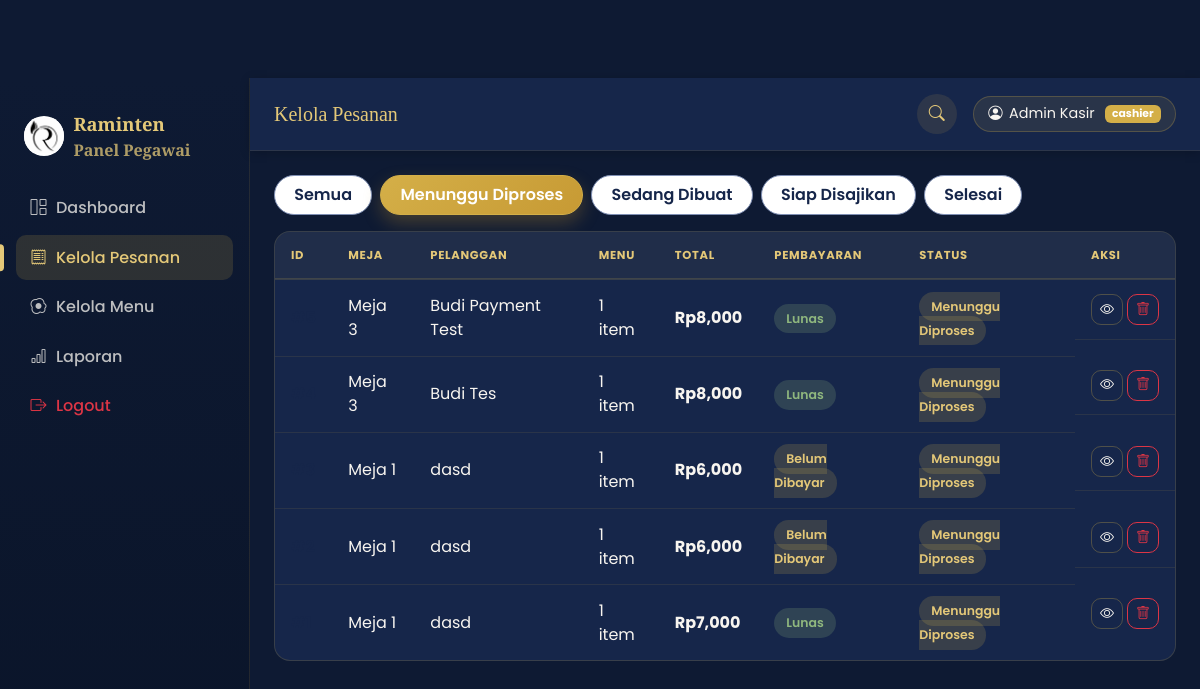
/admin/orders?status=Menunggu+Diproses (signed in), run on the app's committed database.
### models/order.py (models this page shows, shortened)
class Order(db.Model):
    __tablename__ = "orders"
    id = db.Column(db.Integer, primary_key=True)
    order_number = db.Column(db.String(30), unique=True, nullable=True)
    table_id = db.Column(db.Integer, db.ForeignKey("tables.id"), nullable=True)
    table_number = db.Column(db.Integer, nullable=False)
    customer_name = db.Column(db.String(100), default="Pelanggan")
    customer_phone = db.Column(db.String(30), default="")
    note = db.Column(db.String(255), default="")
    _status = db.Column("status", db.String(30), default=STATUS_FLOW[0])
    _payment_status = db.Column("payment_status", db.String(20), default=PAYMENT_BELUM_DIBAYAR)
    payment_method = db.Column(db.String(20), default="QRIS")
    paid_at = db.Column(db.DateTime, nullable=True)
    created_at = db.Column(db.DateTime, default=datetime.utcnow)
    updated_at = db.Column(db.DateTime, default=datetime.utcnow, onupdate=datetime.utcnow)
    items = db.relationship("OrderItem", backref="order", lazy=True, cascade="all, delete-orphan")
    transaction = db.relationship("Transaction", backref="order", uselist=False, cascade="all, delete-orphan")
    @property
    def status(self):
        return self._status
    @status.setter
    def status(self, value):
        if value not in STATUS_FLOW:
            raise ValueError(f"Status pesanan '{value}' tidak valid.")
        self._status = value
        self.updated_at = datetime.utcnow()
    @property
    def payment_status(self):
        return self._payment_status
    @payment_status.setter
    def payment_status(self, value):
        if value not in PAYMENT_STATUS_FLOW:
            raise ValueError(f"Status pembayaran '{value}' tidak valid.")
        self._payment_status = value
    @property
    def total_price(self):
        return sum(item.subtotal for item in self.items)

class OrderItem(db.Model):
    __tablename__ = "order_items"
    id = db.Column(db.Integer, primary_key=True)
    order_id = db.Column(db.Integer, db.ForeignKey("orders.id"), nullable=False)
    menu_item_id = db.Column(db.Integer, db.ForeignKey("menu_items.id"), nullable=False)
    quantity = db.Column(db.Integer, default=1)
    price_at_order = db.Column(db.Float, nullable=False)
    @property
    def subtotal(self):
        return self.quantity * self.price_at_order

### routes/admin.py (the view)
@admin_bp.route("/orders")
@login_required
def orders():
    status_filter = request.args.get("status", "Semua")
    query = Order.query.order_by(Order.created_at.desc())
    if status_filter != "Semua":
        query = query.filter_by(_status=status_filter)
    order_list = query.all()
    return render_template("admin/orders.html", orders=order_list, status_filter=status_filter,
                            status_flow=STATUS_FLOW)

### routes/auth.py (called while the page is built)
def login_required(view_func):
    @wraps(view_func)
    def wrapped(*args, **kwargs):
        if not session.get("staff_id"):
            flash("Silakan login terlebih dahulu.", "warning")
            return redirect(url_for("auth.login"))
        return view_func(*args, **kwargs)
    return wrapped

### templates/admin/orders.html (shortened to what this page needs)
{% extends "admin/base.html" %}
{% block page_title %}Kelola Pesanan{% endblock %}
{% block content %}
<div class="d-flex gap-2 flex-wrap mb-3">
  <a href="{{ url_for('admin.orders', status='Semua') }}"
     class="category-pill {{ 'active' if status_filter=='Semua' }}">Semua</a>
  {% for s in status_flow %}
  <a href="{{ url_for('admin.orders', status=s) }}"
     class="category-pill {{ 'active' if status_filter==s }}">{{ s }}</a>
  {% endfor %}
</div>
<div class="stat-card p-0 table-responsive-card">
  <div class="table-responsive">
  <table class="table mb-0 align-middle">
    <thead>
      <tr>
        <th>ID</th>
        <th>Meja</th>
        <th>Pelanggan</th>
        <th>Menu</th>
        <th>Total</th>
        <th>Pembayaran</th>
        <th>Status</th>
        <th>Aksi</th>
      </tr>
    </thead>
    <tbody id="orders-tbody">
      {% for o in orders %}
      <tr class="order-row" data-href="{{ url_for('admin.order_detail', order_id=o.id) }}">
        <td class="fw-bold" style="color:var(--coklat-700);">#{{ o.id }}</td>
        <td>Meja {{ o.table_number }}</td>
        <td>{{ o.customer_name }}</td>
        <td>{{ o.items|length }} item</td>
        <td class="fw-bold">Rp{{ '{:,.0f}'.format(o.total_price) }}</td>
        <td><span class="badge-status {{ 'siap' if o.payment_status == 'Lunas' else 'menunggu' }}">{{ o.payment_status }}</span></td>
        <td>
          <span class="badge-status {{ {'Menunggu Diproses':'menunggu','Sedang Dibuat':'dibuat','Siap Disajikan':'siap','Selesai':'selesai'}.get(o.status, 'menunggu') }}">
            {{ o.status }}
          </span>
        </td>
        <td class="d-flex gap-1">
          <a href="{{ url_for('admin.order_detail', order_id=o.id) }}" class="btn btn-sm btn-outline-secondary">
            <i class="bi bi-eye"></i>
          </a>
          <form action="{{ url_for('admin.order_delete', order_id=o.id) }}" method="POST"
                onsubmit="return confirm('Hapus pesanan #{{ o.id }}?');" onclick="event.stopPropagation();">
            <button class="btn btn-sm btn-outline-danger"><i class="bi bi-trash"></i></button>
          </form>
        </td>
      </tr>
      {% else %}
      <tr><td colspan="8" class="text-center text-muted py-4">Belum ada pesanan.</td></tr>
      {% endfor %}
    </tbody>
  </table>
  </div>
</div>
{% endblock %}

### static/css/style.css (style rules this page uses)
:root { --cream-50: #FFFFFF; --cream-100: #F8F5F0; --cream-200: #EDE6DA; --navy-900: #0E1A33; --navy-800: #16264A; --navy-700: #1E3160; --navy-500: #34497A; --coklat-900: var(--navy-900); --coklat-700: var(--navy-800); --coklat-500: var(--navy-500); --coklat-300: #7F8FB3; --gold-700: #A97B1D; --gold-600: #C79A34; --gold-500: #D4AF48; --gold-400: #E4C878; --orange-600: var(--gold-600); --orange-500: var(--gold-500); --orange-400: var(--gold-400); --leaf-800: #253B23; --leaf-700: #33502F; --leaf-500: #4E7A46; --leaf-300: #8FB77E; --leaf-100: #E4EEDD; --ink: #17233F; --font-display: "Playfair Display", "Georgia", serif; --font-body: "Poppins", sans-serif; --gold-border: rgba(201,154,52,.35); --shadow-soft: 0 10px 26px rgba(14, 26, 51, .1); --shadow-lift: 0 20px 42px rgba(14, 26, 51, .18); }
* { box-sizing: border-box; }
html { scroll-behavior: smooth; }
body { font-family: var(--font-body); color: var(--ink); background-color: var(--cream-100); overflow-x: hidden; }
a { text-decoration: none; }
body:not(.has-hero) { padding-top: 78px; }
.category-pill { border-radius: 999px; padding: .45rem 1.2rem; border: 1px solid var(--coklat-300); color: var(--coklat-700); font-weight: 600; background: var(--cream-50); transition: transform .15s ease, box-shadow .15s ease, background .15s ease, color .15s ease; display: inline-block; }
.category-pill.active { background: linear-gradient(135deg, var(--gold-500), var(--gold-600)); color: #fff; border-color: var(--gold-500); box-shadow: 0 8px 18px rgba(180,135,42,.32); }
.btn-outline-secondary { border-radius: 10px; color: var(--navy-800); border-color: var(--cream-200); transition: background .15s ease, border-color .15s ease, transform .15s ease; }
.btn-outline-danger { border-radius: 10px; }
.admin-body { background: var(--navy-900); color: var(--cream-100); }
.stat-card { background: var(--navy-800); border: 1px solid rgba(212,175,72,.18); border-radius: 16px; padding: 1.25rem; position: relative; overflow: hidden; color: var(--cream-100); transition: transform .2s ease, box-shadow .2s ease, border-color .2s ease; }
.badge-status { padding: .4rem .75rem; border-radius: 999px; font-weight: 600; font-size: .78rem; }
.badge-status.menunggu { background: rgba(212,175,72,.18); color: var(--gold-400); }
.badge-status.siap { background: rgba(143,183,126,.2); color: var(--leaf-300); }
.stat-card table, .stat-card.p-0 table { margin: 0; }
.admin-main .table { --bs-table-bg: transparent; color: var(--cream-100); }
.admin-main .table thead th { text-transform: uppercase; font-size: .72rem; letter-spacing: .06em; color: var(--gold-400); font-weight: 700; border-bottom: 2px solid rgba(212,175,72,.18); padding: .9rem 1rem; background: rgba(212,175,72,.05); }
.admin-main .table tbody td { padding: .85rem 1rem; vertical-align: middle; border-bottom: 1px solid rgba(212,175,72,.1); color: var(--cream-100); }
.admin-main .table tbody tr { transition: background .15s ease; }
.admin-main .table tbody tr:last-child td { border-bottom: none; }
.stat-card.p-0 { border-radius: 16px; overflow: hidden; }
.admin-main .btn-outline-secondary { border-radius: 10px; color: var(--cream-100); border-color: rgba(212,175,72,.3); transition: background .15s ease, border-color .15s ease, transform .15s ease; }
.admin-main .btn-outline-danger { border-radius: 10px; }
* { min-width: 0; }
.table-responsive-card { border-radius: 16px; overflow: hidden; }
.order-row { cursor: pointer; }

### data on the page
Order: table_number "3", customer_name "Budi Payment Test", items|length "1", payment_status "Lunas", status "Menunggu Diproses"
OrderItem: total_price "8,000"
Order: table_number "3", customer_name "Budi Tes", items|length "1", payment_status "Lunas", status "Menunggu Diproses"
OrderItem: total_price "8,000"
Order: table_number "1", customer_name "dasd", items|length "1", payment_status "Belum Dibayar", status "Menunggu Diproses"
OrderItem: total_price "6,000"
Order: table_number "1", customer_name "dasd", items|length "1", payment_status "Belum Dibayar", status "Menunggu Diproses"
OrderItem: total_price "6,000"
Order: table_number "1", customer_name "dasd", items|length "1", payment_status "Lunas", status "Menunggu Diproses"
OrderItem: total_price "7,000"

### other printed values
{{ session.get('staff_name', 'Pegawai') }} "Admin Kasir"
{{ session.get('staff_type', '') }} "cashier"
{{ s }} "Menunggu Diproses" "Sedang Dibuat" "Siap Disajikan" "Selesai"
